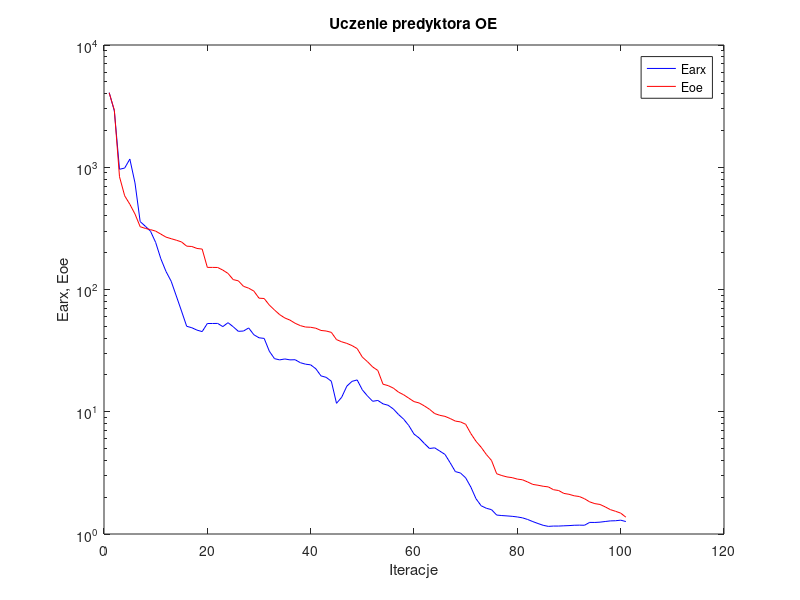
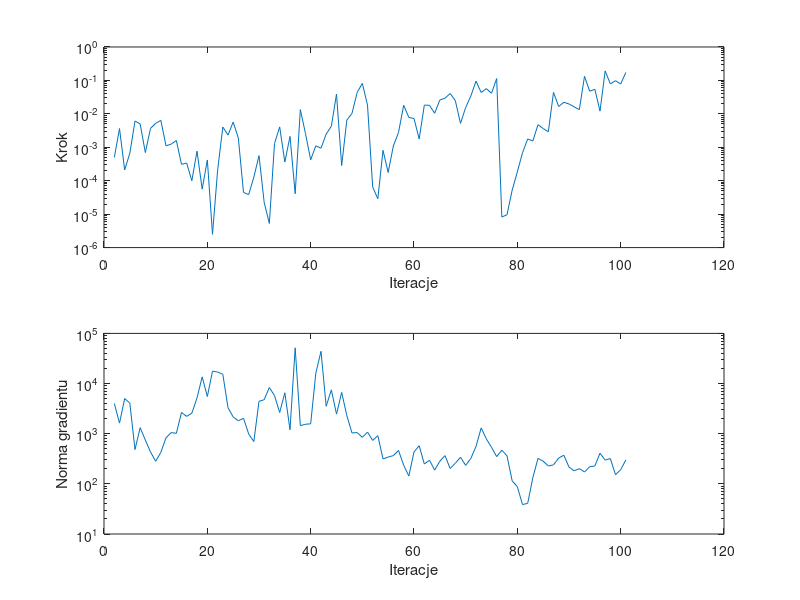

The MATLAB script that drew these images, in order:
%uczenie predyktora oe
clear all;
n=0; farx(n+1)=4.083085e+003; foe(n+1)=4.064359e+003; wspucz(n+1)=0.000000e+000; ng(n+1)=0.000000e+000;
%odnowa zmiennej metryki
n=1; farx(n+1)=2.892840e+003; foe(n+1)=2.931595e+003; krok(n+1)=4.994367e-004; ng(n+1)=3.995496e+003;
n=2; farx(n+1)=9.627190e+002; foe(n+1)=8.364544e+002; krok(n+1)=3.625910e-003; ng(n+1)=1.626135e+003;
n=3; farx(n+1)=9.848459e+002; foe(n+1)=5.841528e+002; krok(n+1)=2.108238e-004; ng(n+1)=5.024791e+003;
n=4; farx(n+1)=1.166736e+003; foe(n+1)=4.981985e+002; krok(n+1)=6.650130e-004; ng(n+1)=4.056435e+003;
n=5; farx(n+1)=7.438450e+002; foe(n+1)=4.140577e+002; krok(n+1)=6.118871e-003; ng(n+1)=4.830552e+002;
n=6; farx(n+1)=3.594554e+002; foe(n+1)=3.263496e+002; krok(n+1)=4.974973e-003; ng(n+1)=1.318286e+003;
n=7; farx(n+1)=3.289884e+002; foe(n+1)=3.160348e+002; krok(n+1)=6.946998e-004; ng(n+1)=7.467129e+002;
n=8; farx(n+1)=2.998539e+002; foe(n+1)=3.088418e+002; krok(n+1)=3.671029e-003; ng(n+1)=4.336556e+002;
n=9; farx(n+1)=2.424629e+002; foe(n+1)=3.002660e+002; krok(n+1)=5.201755e-003; ng(n+1)=2.819337e+002;
n=10; farx(n+1)=1.784484e+002; foe(n+1)=2.838621e+002; krok(n+1)=6.401705e-003; ng(n+1)=4.247052e+002;
n=11; farx(n+1)=1.404980e+002; foe(n+1)=2.682473e+002; krok(n+1)=1.106947e-003; ng(n+1)=8.278554e+002;
n=12; farx(n+1)=1.168069e+002; foe(n+1)=2.604020e+002; krok(n+1)=1.243743e-003; ng(n+1)=1.053998e+003;
n=13; farx(n+1)=8.836572e+001; foe(n+1)=2.530395e+002; krok(n+1)=1.593673e-003; ng(n+1)=1.015214e+003;
n=14; farx(n+1)=6.669132e+001; foe(n+1)=2.450738e+002; krok(n+1)=3.090387e-004; ng(n+1)=2.655972e+003;
n=15; farx(n+1)=5.003721e+001; foe(n+1)=2.262650e+002; krok(n+1)=3.383827e-004; ng(n+1)=2.214163e+003;
n=16; farx(n+1)=4.865633e+001; foe(n+1)=2.248072e+002; krok(n+1)=9.998579e-005; ng(n+1)=2.563513e+003;
n=17; farx(n+1)=4.653375e+001; foe(n+1)=2.166783e+002; krok(n+1)=7.663457e-004; ng(n+1)=5.151842e+003;
n=18; farx(n+1)=4.524909e+001; foe(n+1)=2.141367e+002; krok(n+1)=5.587912e-005; ng(n+1)=1.358700e+004;
n=19; farx(n+1)=5.270981e+001; foe(n+1)=1.516451e+002; krok(n+1)=4.179825e-004; ng(n+1)=5.508713e+003;
n=20; farx(n+1)=5.272318e+001; foe(n+1)=1.516411e+002; krok(n+1)=2.502989e-006; ng(n+1)=1.762077e+004;
n=21; farx(n+1)=5.278860e+001; foe(n+1)=1.513998e+002; krok(n+1)=2.151397e-004; ng(n+1)=1.696382e+004;
n=22; farx(n+1)=4.971722e+001; foe(n+1)=1.440923e+002; krok(n+1)=4.042588e-003; ng(n+1)=1.526951e+004;
n=23; farx(n+1)=5.354212e+001; foe(n+1)=1.353848e+002; krok(n+1)=2.316587e-003; ng(n+1)=3.298098e+003;
n=24; farx(n+1)=4.961151e+001; foe(n+1)=1.205616e+002; krok(n+1)=5.682045e-003; ng(n+1)=2.157200e+003;
n=25; farx(n+1)=4.548427e+001; foe(n+1)=1.177435e+002; krok(n+1)=1.889294e-003; ng(n+1)=1.810360e+003;
%odnowa zmiennej metryki
n=26; farx(n+1)=4.574892e+001; foe(n+1)=1.061620e+002; krok(n+1)=4.461789e-005; ng(n+1)=2.030804e+003;
n=27; farx(n+1)=4.848880e+001; foe(n+1)=1.025632e+002; krok(n+1)=3.858161e-005; ng(n+1)=9.890573e+002;
n=28; farx(n+1)=4.266336e+001; foe(n+1)=9.708158e+001; krok(n+1)=1.275622e-004; ng(n+1)=6.955037e+002;
n=29; farx(n+1)=4.028143e+001; foe(n+1)=8.493660e+001; krok(n+1)=5.623867e-004; ng(n+1)=4.430592e+003;
n=30; farx(n+1)=3.980151e+001; foe(n+1)=8.440305e+001; krok(n+1)=2.253084e-005; ng(n+1)=4.756353e+003;
n=31; farx(n+1)=3.127065e+001; foe(n+1)=7.457595e+001; krok(n+1)=5.287230e-006; ng(n+1)=8.364695e+003;
n=32; farx(n+1)=2.718042e+001; foe(n+1)=6.797090e+001; krok(n+1)=1.284763e-003; ng(n+1)=5.748262e+003;
n=33; farx(n+1)=2.656646e+001; foe(n+1)=6.228841e+001; krok(n+1)=4.060817e-003; ng(n+1)=2.645383e+003;
n=34; farx(n+1)=2.702860e+001; foe(n+1)=5.848099e+001; krok(n+1)=3.624433e-004; ng(n+1)=6.540128e+003;
n=35; farx(n+1)=2.656881e+001; foe(n+1)=5.617582e+001; krok(n+1)=2.118327e-003; ng(n+1)=1.198057e+003;
n=36; farx(n+1)=2.664010e+001; foe(n+1)=5.290821e+001; krok(n+1)=4.095033e-005; ng(n+1)=5.154655e+004;
n=37; farx(n+1)=2.519230e+001; foe(n+1)=5.065038e+001; krok(n+1)=1.340015e-002; ng(n+1)=1.445612e+003;
n=38; farx(n+1)=2.450653e+001; foe(n+1)=4.932085e+001; krok(n+1)=2.552474e-003; ng(n+1)=1.542966e+003;
n=39; farx(n+1)=2.418948e+001; foe(n+1)=4.909651e+001; krok(n+1)=4.217733e-004; ng(n+1)=1.575012e+003;
n=40; farx(n+1)=2.247141e+001; foe(n+1)=4.821563e+001; krok(n+1)=1.108189e-003; ng(n+1)=1.619628e+004;
n=41; farx(n+1)=1.964968e+001; foe(n+1)=4.624043e+001; krok(n+1)=9.396257e-004; ng(n+1)=4.389463e+004;
n=42; farx(n+1)=1.911849e+001; foe(n+1)=4.575742e+001; krok(n+1)=2.482161e-003; ng(n+1)=3.526421e+003;
n=43; farx(n+1)=1.776935e+001; foe(n+1)=4.460934e+001; krok(n+1)=4.255284e-003; ng(n+1)=7.480791e+003;
n=44; farx(n+1)=1.172145e+001; foe(n+1)=3.892050e+001; krok(n+1)=3.881594e-002; ng(n+1)=2.457214e+003;
n=45; farx(n+1)=1.313024e+001; foe(n+1)=3.734877e+001; krok(n+1)=2.852289e-004; ng(n+1)=6.651210e+003;
n=46; farx(n+1)=1.619813e+001; foe(n+1)=3.624426e+001; krok(n+1)=6.496894e-003; ng(n+1)=2.294270e+003;
n=47; farx(n+1)=1.772385e+001; foe(n+1)=3.478029e+001; krok(n+1)=1.033570e-002; ng(n+1)=1.035182e+003;
n=48; farx(n+1)=1.820901e+001; foe(n+1)=3.286231e+001; krok(n+1)=4.388300e-002; ng(n+1)=1.053205e+003;
n=49; farx(n+1)=1.510551e+001; foe(n+1)=2.798998e+001; krok(n+1)=8.153064e-002; ng(n+1)=8.458432e+002;
n=50; farx(n+1)=1.345666e+001; foe(n+1)=2.566430e+001; krok(n+1)=1.829287e-002; ng(n+1)=1.076307e+003;
%odnowa zmiennej metryki
n=51; farx(n+1)=1.217898e+001; foe(n+1)=2.324731e+001; krok(n+1)=6.522877e-005; ng(n+1)=7.347316e+002;
n=52; farx(n+1)=1.237548e+001; foe(n+1)=2.175817e+001; krok(n+1)=2.885108e-005; ng(n+1)=9.154681e+002;
n=53; farx(n+1)=1.160566e+001; foe(n+1)=1.679850e+001; krok(n+1)=8.106441e-004; ng(n+1)=3.136162e+002;
n=54; farx(n+1)=1.129521e+001; foe(n+1)=1.635646e+001; krok(n+1)=1.767187e-004; ng(n+1)=3.420324e+002;
n=55; farx(n+1)=1.054015e+001; foe(n+1)=1.561170e+001; krok(n+1)=1.093891e-003; ng(n+1)=3.660427e+002;
n=56; farx(n+1)=9.499482e+000; foe(n+1)=1.447255e+001; krok(n+1)=2.778799e-003; ng(n+1)=4.637153e+002;
n=57; farx(n+1)=8.691624e+000; foe(n+1)=1.376462e+001; krok(n+1)=1.809047e-002; ng(n+1)=2.350186e+002;
n=58; farx(n+1)=7.704295e+000; foe(n+1)=1.290781e+001; krok(n+1)=7.833534e-003; ng(n+1)=1.434363e+002;
n=59; farx(n+1)=6.567926e+000; foe(n+1)=1.210707e+001; krok(n+1)=7.251821e-003; ng(n+1)=4.333654e+002;
n=60; farx(n+1)=6.096623e+000; foe(n+1)=1.179944e+001; krok(n+1)=1.772228e-003; ng(n+1)=5.749026e+002;
n=61; farx(n+1)=5.502285e+000; foe(n+1)=1.116777e+001; krok(n+1)=1.825682e-002; ng(n+1)=2.484839e+002;
n=62; farx(n+1)=5.005975e+000; foe(n+1)=1.047737e+001; krok(n+1)=1.803826e-002; ng(n+1)=2.961413e+002;
n=63; farx(n+1)=5.068151e+000; foe(n+1)=9.664599e+000; krok(n+1)=1.041670e-002; ng(n+1)=1.873504e+002;
n=64; farx(n+1)=4.764182e+000; foe(n+1)=9.350544e+000; krok(n+1)=2.592196e-002; ng(n+1)=2.831318e+002;
n=65; farx(n+1)=4.476972e+000; foe(n+1)=9.166975e+000; krok(n+1)=2.946581e-002; ng(n+1)=3.656199e+002;
n=66; farx(n+1)=3.825482e+000; foe(n+1)=8.800955e+000; krok(n+1)=4.076532e-002; ng(n+1)=2.023315e+002;
n=67; farx(n+1)=3.240567e+000; foe(n+1)=8.389999e+000; krok(n+1)=2.476948e-002; ng(n+1)=2.578618e+002;
n=68; farx(n+1)=3.154180e+000; foe(n+1)=8.258236e+000; krok(n+1)=5.200687e-003; ng(n+1)=3.391268e+002;
n=69; farx(n+1)=2.879865e+000; foe(n+1)=7.898143e+000; krok(n+1)=1.547432e-002; ng(n+1)=2.333471e+002;
n=70; farx(n+1)=2.421181e+000; foe(n+1)=6.632274e+000; krok(n+1)=3.413297e-002; ng(n+1)=3.217652e+002;
n=71; farx(n+1)=1.943121e+000; foe(n+1)=5.733149e+000; krok(n+1)=9.513510e-002; ng(n+1)=5.565771e+002;
n=72; farx(n+1)=1.701862e+000; foe(n+1)=5.122027e+000; krok(n+1)=4.356626e-002; ng(n+1)=1.303966e+003;
n=73; farx(n+1)=1.623836e+000; foe(n+1)=4.473296e+000; krok(n+1)=5.671128e-002; ng(n+1)=7.879433e+002;
n=74; farx(n+1)=1.582150e+000; foe(n+1)=3.996599e+000; krok(n+1)=4.134280e-002; ng(n+1)=5.363917e+002;
n=75; farx(n+1)=1.429065e+000; foe(n+1)=3.111634e+000; krok(n+1)=1.134226e-001; ng(n+1)=3.489740e+002;
%odnowa zmiennej metryki
n=76; farx(n+1)=1.415608e+000; foe(n+1)=3.006793e+000; krok(n+1)=8.186754e-006; ng(n+1)=4.695090e+002;
n=77; farx(n+1)=1.406016e+000; foe(n+1)=2.929676e+000; krok(n+1)=9.622040e-006; ng(n+1)=3.613684e+002;
n=78; farx(n+1)=1.395155e+000; foe(n+1)=2.890443e+000; krok(n+1)=5.210339e-005; ng(n+1)=1.148835e+002;
n=79; farx(n+1)=1.378720e+000; foe(n+1)=2.812449e+000; krok(n+1)=1.842068e-004; ng(n+1)=8.785046e+001;
n=80; farx(n+1)=1.355623e+000; foe(n+1)=2.776079e+000; krok(n+1)=6.847610e-004; ng(n+1)=3.861698e+001;
n=81; farx(n+1)=1.314383e+000; foe(n+1)=2.663578e+000; krok(n+1)=1.772025e-003; ng(n+1)=4.087677e+001;
n=82; farx(n+1)=1.263032e+000; foe(n+1)=2.544613e+000; krok(n+1)=1.548092e-003; ng(n+1)=1.324034e+002;
n=83; farx(n+1)=1.218425e+000; foe(n+1)=2.505637e+000; krok(n+1)=4.751121e-003; ng(n+1)=3.220680e+002;
n=84; farx(n+1)=1.177931e+000; foe(n+1)=2.457852e+000; krok(n+1)=3.625910e-003; ng(n+1)=2.827930e+002;
n=85; farx(n+1)=1.154470e+000; foe(n+1)=2.428085e+000; krok(n+1)=2.918223e-003; ng(n+1)=2.269605e+002;
n=86; farx(n+1)=1.161433e+000; foe(n+1)=2.303346e+000; krok(n+1)=4.382471e-002; ng(n+1)=2.390782e+002;
n=87; farx(n+1)=1.161370e+000; foe(n+1)=2.267641e+000; krok(n+1)=1.660018e-002; ng(n+1)=3.268770e+002;
n=88; farx(n+1)=1.166975e+000; foe(n+1)=2.148409e+000; krok(n+1)=2.219272e-002; ng(n+1)=3.722914e+002;
n=89; farx(n+1)=1.171367e+000; foe(n+1)=2.112593e+000; krok(n+1)=1.974372e-002; ng(n+1)=2.158828e+002;
n=90; farx(n+1)=1.179029e+000; foe(n+1)=2.053778e+000; krok(n+1)=1.618413e-002; ng(n+1)=1.818065e+002;
n=91; farx(n+1)=1.181598e+000; foe(n+1)=2.025655e+000; krok(n+1)=1.333847e-002; ng(n+1)=2.011077e+002;
n=92; farx(n+1)=1.179382e+000; foe(n+1)=1.942797e+000; krok(n+1)=1.328156e-001; ng(n+1)=1.724828e+002;
n=93; farx(n+1)=1.244170e+000; foe(n+1)=1.831706e+000; krok(n+1)=4.757597e-002; ng(n+1)=2.196834e+002;
n=94; farx(n+1)=1.243028e+000; foe(n+1)=1.771972e+000; krok(n+1)=5.405940e-002; ng(n+1)=2.264029e+002;
n=95; farx(n+1)=1.250225e+000; foe(n+1)=1.744551e+000; krok(n+1)=1.210728e-002; ng(n+1)=4.087720e+002;
n=96; farx(n+1)=1.265304e+000; foe(n+1)=1.667151e+000; krok(n+1)=1.931257e-001; ng(n+1)=2.979038e+002;
n=97; farx(n+1)=1.280108e+000; foe(n+1)=1.582905e+000; krok(n+1)=7.866273e-002; ng(n+1)=3.188285e+002;
n=98; farx(n+1)=1.283696e+000; foe(n+1)=1.534053e+000; krok(n+1)=9.790078e-002; ng(n+1)=1.525186e+002;
n=99; farx(n+1)=1.297616e+000; foe(n+1)=1.482309e+000; krok(n+1)=7.795080e-002; ng(n+1)=1.912430e+002;
n=100; farx(n+1)=1.264624e+000; foe(n+1)=1.373312e+000; krok(n+1)=1.728230e-001; ng(n+1)=2.994002e+002;

figure; semilogy(farx,'b'); hold on; semilogy(foe,'r'); xlabel('Iteracje'); ylabel('Earx, Eoe'); legend('Earx','Eoe'); title('Uczenie predyktora OE');
figure; subplot(2,1,1); semilogy(krok); xlabel('Iteracje'); ylabel('Krok');
subplot(2,1,2); semilogy(ng); xlabel('Iteracje'); ylabel('Norma gradientu');
Earx=farx(n+1)
Eoe=foe(n+1)
